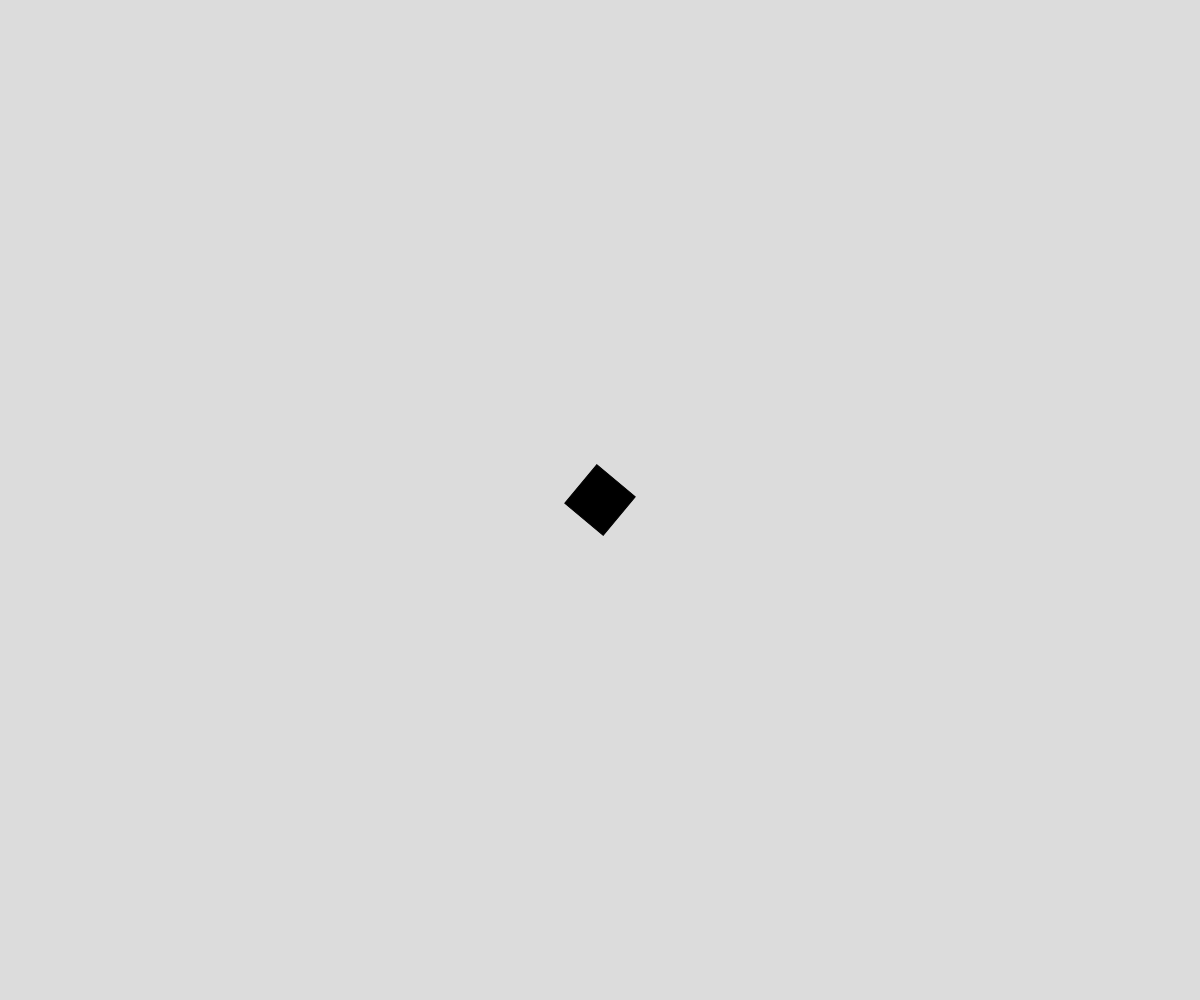
Frame 1 (no input)
Frame 60 (no input): identical to frame 1, image omitted
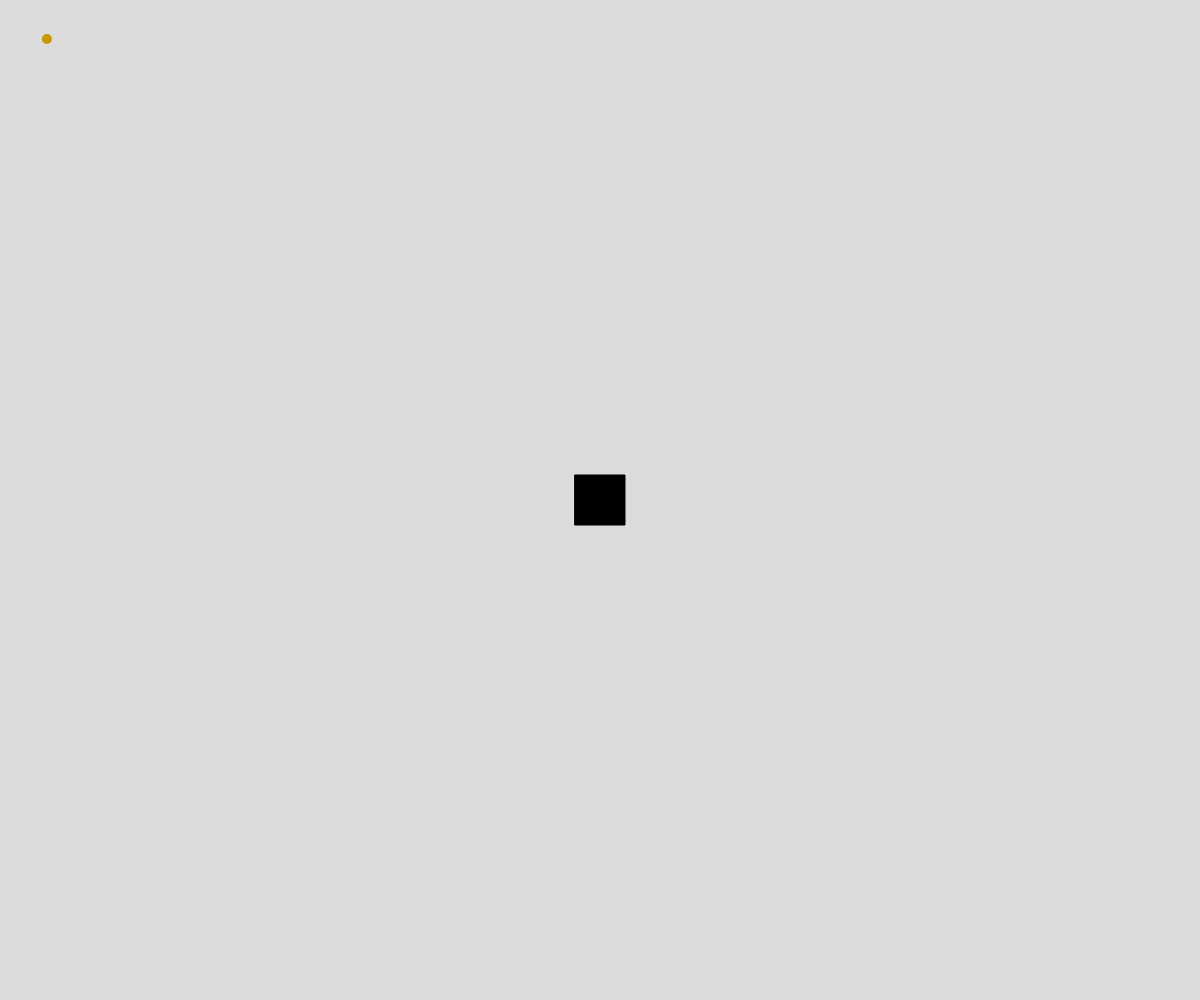
Frame 120 (the mouse pressed at the canvas centre since frame 60)

The p5.js sketch that drew these frames (run headless with seeded random() and noise() and a simulated clock; from frame 60 on, the mouse is pressed at the canvas centre):

// p5.js sketch
// ── sketch.js
// Array and Object Notation
// Steven Qiu
// March 5, 2026
//
// Extra for Experts:
// - describe what you did to take this project "above and beyond"
//
// 

let playerX;
let playerY;
let playerWidth = 50;
let playerHeight = 50;
const PLAYER_SPD = 5;
let playerAngle;

let playerBullets = [];

class Bullet {
  constructor(x, y, angle){
    this.x = x;
    this.y = y;
    this.angle = angle;
    this.speed = 12;
    this.size = 10;

    console.log(this.x, this.y);
  }

  draw() {
    push();
    noStroke();
    fill(200, 150, 0);
    circle(this.x, this.y, this.size);
    pop();
  }

  update(){
    this.x += this.speed * cos(this.angle);
    this.y += this.speed * sin(this.angle);
  }
}



function setup() {
  createCanvas(windowWidth, windowHeight);

  playerX = width/2;
  playerY = height/2;
}

function draw() {
  background(220);

  displayPlayer();
  playerMovement();

  bulletBehavior();
}

// draws player
function displayPlayer(){
  push();
  translate(playerX, playerY);
  playerAngle = atan2(mouseY - playerY, mouseX - playerX);
  fill(0);
  rotate(playerAngle);
  rectMode(CENTER);
  rect(0, 0, playerWidth, playerHeight);
  pop();
}

// player movement
function playerMovement(){
  if (keyIsDown(87) || keyIsDown(38)){ // up
    playerY -= PLAYER_SPD;
  }
  if (keyIsDown(83) || keyIsDown(40)){ // down
    playerY += PLAYER_SPD;
  }
  if (keyIsDown(65) || keyIsDown(37)){ // left
    playerX -= PLAYER_SPD;
  }
  if (keyIsDown(68) || keyIsDown(39)){ // right
    playerX += PLAYER_SPD;
  }
}



// shoot a bullet
// function shootBullets(){
//   if (mouseIsPressed)
// }

function mousePressed(){
  spawnBullet();
}

// display the bullets
function bulletBehavior(){
  for (let bullet of playerBullets){
    // push();
    // translate(bullet.x, bullet.y);
    // fill(0);
    // circle(bullet.x, bullet.y, bullet.size);
    // pop();
    
    // bullet.x = cos(bullet.angle) * bullet.spd;
    // bullet.y = sin(bullet.angle) * bullet.spd;

    // bullet.x += bullet.dx;
    // bullet.x += bullet.dy;
    bullet.update();
    bullet.draw();
  }
}

// player bullets
function spawnBullet(){
  // let theBullet = {
  //   x: _x,
  //   y: _y,
  //   spd: 2,
  //   angle: atan2(mouseY - _y, mouseX - _x),
  //   size: 5,
  // };
  // playerBullets.push(theBullet);
  // console.log(theBullet.angle);

  playerBullets.push(new Bullet(playerX, playerY, playerAngle));
}
